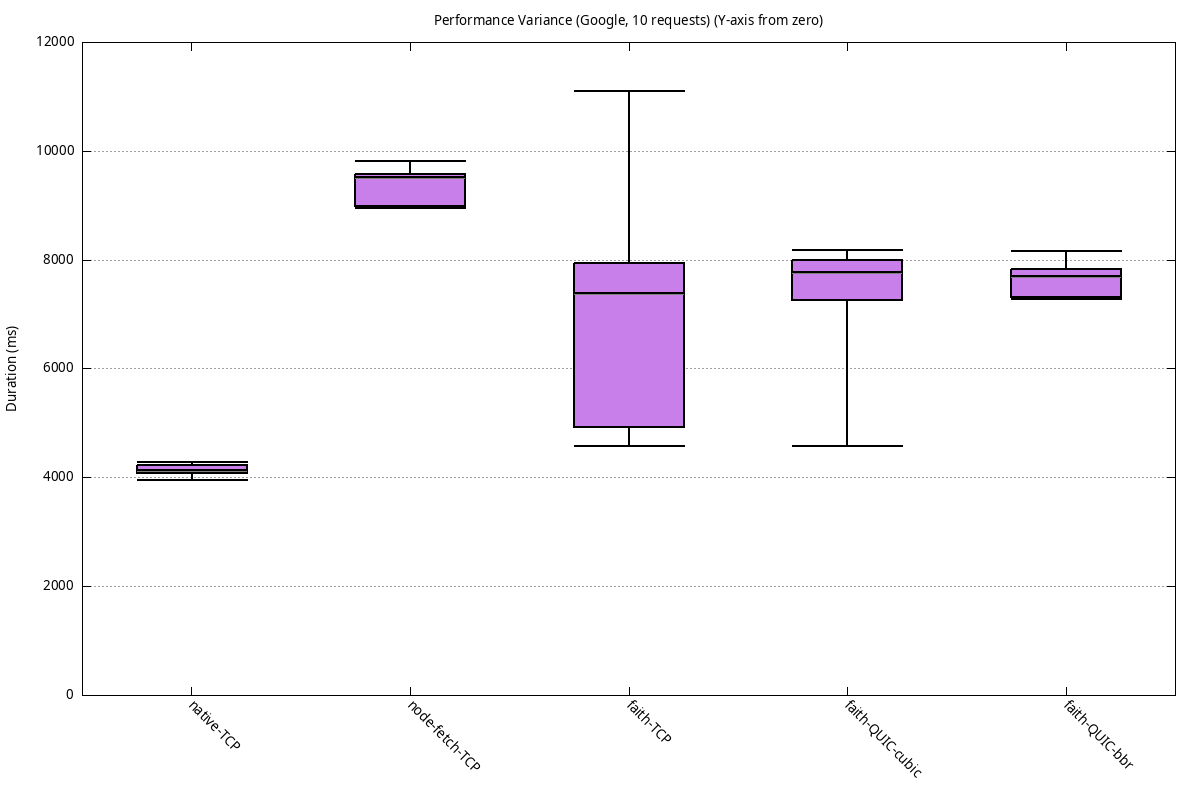

The script that saved this image:
set terminal png size 1200,800 font "sans,10" enhanced
set output 'charts/variance_zero.png'
set title 'Performance Variance (Google, 10 requests) (Y-axis from zero)'
set xlabel ''
set ylabel 'Duration (ms)'
set yrange [0:*]
set grid ytics
set key outside right top
set style data histograms
set style histogram clustered gap 1
set style fill solid 0.8 border -1
set boxwidth 0.9
set offset 0,0,graph 0.15,0
set xtics ("1" 0, "10" 1, "100" 2)
set offsets 0.5, 0.5, 0, 0
set style fill solid 0.5
set boxwidth 0.5
set xtics rotate by -45
set key off

plot 'charts/variance_data.txt' using 0:2:1:5:4:xtic(6) with candlesticks whiskerbars lw 2 title 'Min/Max', \
     '' using 0:3:3:3:3 with candlesticks lw 2 lt -1 notitle
